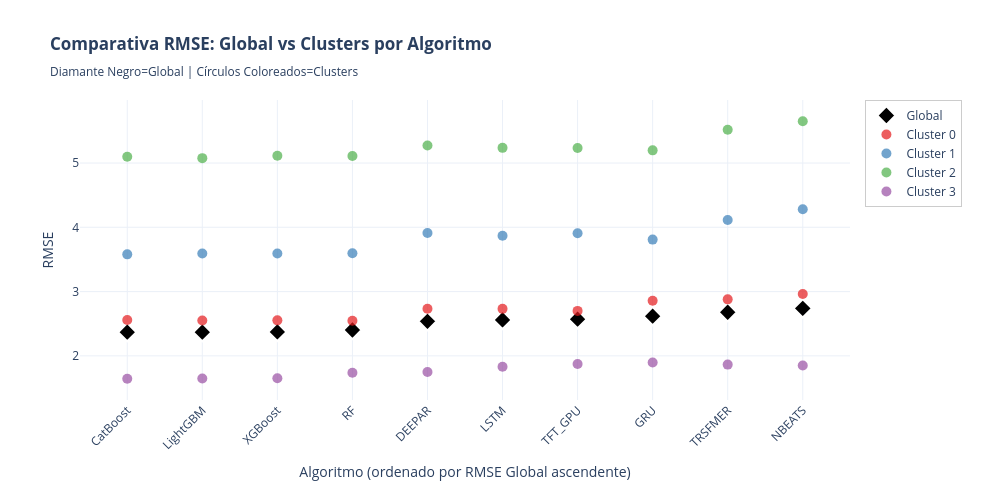

Write notebook code for a chart like this one.
### Code cell
# ============================================================================
# GRÁFICO SCATTER: ALGORITMOS vs RMSE - GLOBAL Y POR CLUSTER
# ============================================================================

print("\n" + "="*100)
print("📊 GRÁFICO SCATTER: RMSE POR ALGORITMO - GLOBAL Y CLUSTERS")
print("="*100)

import plotly.graph_objects as go
import plotly.express as px

# Algoritmos a excluir
ALGORITMOS_EXCLUIR_SCATTER = ['NAIVE', 'MEDIA7']

# 1. Obtener datos GLOBAL (NDetalle == 'Global', Cluster IS NULL)
df_global_rmse = df_resultados_consolidados[
    (df_resultados_consolidados['NDetalle'] == 'Global') &
    (df_resultados_consolidados['Cluster'].isna()) &
    (df_resultados_consolidados['Producto'].isna())
].copy()

# Filtrar algoritmos a excluir
df_global_rmse = df_global_rmse[~df_global_rmse['Algoritmo'].isin(ALGORITMOS_EXCLUIR_SCATTER)].copy()
df_global_rmse = df_global_rmse[~df_global_rmse['Algoritmo'].isin(['NAIVE', 'MEDIA7'])].copy()
df_global_rmse['Nivel'] = 'Global'

# 2. Obtener datos por CLUSTER (NDetalle == 'Global', Cluster NOT NULL)
df_cluster_rmse = df_resultados_consolidados[
    (df_resultados_consolidados['NDetalle'] == 'Global') &
    (df_resultados_consolidados['Cluster'].notna()) &
    (df_resultados_consolidados['Producto'].isna())
].copy()

# Filtrar algoritmos a excluir
df_cluster_rmse = df_cluster_rmse[~df_cluster_rmse['Algoritmo'].isin(ALGORITMOS_EXCLUIR_SCATTER)].copy()
df_cluster_rmse = df_cluster_rmse[~df_cluster_rmse['Algoritmo'].isin(['NAIVE', 'MEDIA7'])].copy()
df_cluster_rmse['Nivel'] = 'Cluster ' + df_cluster_rmse['Cluster'].astype(int).astype(str)

# Combinar datos
df_scatter_data = pd.concat([df_global_rmse, df_cluster_rmse], ignore_index=True)

# Crear figura con plotly
fig_scatter = go.Figure()

# Colores para Global y cada cluster
colores_clusters = px.colors.qualitative.Set1
color_global = 'black'

# Obtener orden de algoritmos según RMSE global (creciente)
algoritmos_ordenados = df_global_rmse.sort_values('RMSE')['Algoritmo'].unique()

# Agregar punto Global para cada algoritmo (en orden)
for algoritmo in algoritmos_ordenados:
    df_algo_global = df_global_rmse[df_global_rmse['Algoritmo'] == algoritmo]
    fig_scatter.add_trace(
        go.Scatter(
            x=df_algo_global['Algoritmo'],
            y=df_algo_global['RMSE'],
            mode='markers',
            name='Global',
            marker=dict(
                size=14,
                color=color_global,
                symbol='diamond',
                line=dict(color='white', width=2)
            ),
            showlegend=(algoritmo == algoritmos_ordenados[0]),
            hovertemplate=f'<b>{algoritmo}</b><br>Nivel: Global<br>RMSE: %{{y:.4f}}<extra></extra>'
        )
    )

# Obtener clusters únicos y asignar colores
clusters_unicos = sorted(df_cluster_rmse['Cluster'].unique())
color_map = {cluster: colores_clusters[idx % len(colores_clusters)] 
             for idx, cluster in enumerate(clusters_unicos)}

# Agregar puntos para cada cluster (usando orden de algoritmos)
for cluster in clusters_unicos:
    df_cluster_data = df_cluster_rmse[df_cluster_rmse['Cluster'] == cluster]
    
    fig_scatter.add_trace(
        go.Scatter(
            x=df_cluster_data['Algoritmo'],
            y=df_cluster_data['RMSE'],
            mode='markers',
            name=f'Cluster {int(cluster)}',
            marker=dict(
                size=10,
                color=color_map[cluster],
                symbol='circle',
                opacity=0.7
            ),
            hovertemplate=f'<b>Cluster {int(cluster)}</b><br>%{{x}}<br>RMSE: %{{y:.4f}}<extra></extra>'
        )
    )

# Configurar layout con orden de algoritmos en eje X
fig_scatter.update_layout(
    title='<b>Comparativa RMSE: Global vs Clusters por Algoritmo</b><br><sub>Diamante Negro=Global | Círculos Coloreados=Clusters</sub>',
    xaxis_title='Algoritmo (ordenado por RMSE Global ascendente)',
    yaxis_title='RMSE',
    height=500,
    width=1000,
    template='plotly_white',
    hovermode='closest',
    legend=dict(
        orientation='v',
        yanchor='top',
        y=1,
        xanchor='left',
        x=1.02,
        bgcolor='rgba(255, 255, 255, 0.8)',
        bordercolor='rgba(0, 0, 0, 0.2)',
        borderwidth=1
    ),
    xaxis=dict(
        tickangle=-45,
        categoryorder='array',
        categoryarray=list(algoritmos_ordenados)
    ),
    margin=dict(b=100, r=150)
)

fig_scatter.show()

print(f"\n✅ Gráfico generado:")
print(f"   - Algoritmos: {len(df_global_rmse['Algoritmo'].unique())} (excluidos: {', '.join(ALGORITMOS_EXCLUIR_SCATTER)})")
print(f"   - Clusters: {len(clusters_unicos)}")
print(f"   - Diamante Negro: Rendimiento Global")
print(f"   - Círculos: Rendimiento por Cluster")

### Figure 1 — Plotly figure (JSON) as saved in the notebook; plotly's stock layout.template omitted (floating-point values rounded to 4 significant figures)
{"data": [{"hovertemplate": "<b>CatBoost</b><br>Nivel: Global<br>RMSE: %{y:.4f}<extra></extra>", "marker": {"color": "black", "line": {"color": "white", "width": 2}, "size": 14, "symbol": "diamond"}, "mode": "markers", "name": "Global", "showlegend": true, "type": "scatter", "x": ["CatBoost"], "y": [2.368]}, {"hovertemplate": "<b>LightGBM</b><br>Nivel: Global<br>RMSE: %{y:.4f}<extra></extra>", "marker": {"color": "black", "line": {"color": "white", "width": 2}, "size": 14, "symbol": "diamond"}, "mode": "markers", "name": "Global", "showlegend": false, "type": "scatter", "x": ["LightGBM"], "y": [2.368]}, {"hovertemplate": "<b>XGBoost</b><br>Nivel: Global<br>RMSE: %{y:.4f}<extra></extra>", "marker": {"color": "black", "line": {"color": "white", "width": 2}, "size": 14, "symbol": "diamond"}, "mode": "markers", "name": "Global", "showlegend": false, "type": "scatter", "x": ["XGBoost"], "y": [2.372]}, {"hovertemplate": "<b>RF</b><br>Nivel: Global<br>RMSE: %{y:.4f}<extra></extra>", "marker": {"color": "black", "line": {"color": "white", "width": 2}, "size": 14, "symbol": "diamond"}, "mode": "markers", "name": "Global", "showlegend": false, "type": "scatter", "x": ["RF"], "y": [2.402]}, {"hovertemplate": "<b>DEEPAR</b><br>Nivel: Global<br>RMSE: %{y:.4f}<extra></extra>", "marker": {"color": "black", "line": {"color": "white", "width": 2}, "size": 14, "symbol": "diamond"}, "mode": "markers", "name": "Global", "showlegend": false, "type": "scatter", "x": ["DEEPAR"], "y": [2.538]}, {"hovertemplate": "<b>LSTM</b><br>Nivel: Global<br>RMSE: %{y:.4f}<extra></extra>", "marker": {"color": "black", "line": {"color": "white", "width": 2}, "size": 14, "symbol": "diamond"}, "mode": "markers", "name": "Global", "showlegend": false, "type": "scatter", "x": ["LSTM"], "y": [2.558]}, {"hovertemplate": "<b>TFT_GPU</b><br>Nivel: Global<br>RMSE: %{y:.4f}<extra></extra>", "marker": {"color": "black", "line": {"color": "white", "width": 2}, "size": 14, "symbol": "diamond"}, "mode": "markers", "name": "Global", "showlegend": false, "type": "scatter", "x": ["TFT_GPU"], "y": [2.57]}, {"hovertemplate": "<b>GRU</b><br>Nivel: Global<br>RMSE: %{y:.4f}<extra></extra>", "marker": {"color": "black", "line": {"color": "white", "width": 2}, "size": 14, "symbol": "diamond"}, "mode": "markers", "name": "Global", "showlegend": false, "type": "scatter", "x": ["GRU"], "y": [2.617]}, {"hovertemplate": "<b>TRSFMER</b><br>Nivel: Global<br>RMSE: %{y:.4f}<extra></extra>", "marker": {"color": "black", "line": {"color": "white", "width": 2}, "size": 14, "symbol": "diamond"}, "mode": "markers", "name": "Global", "showlegend": false, "type": "scatter", "x": ["TRSFMER"], "y": [2.678]}, {"hovertemplate": "<b>NBEATS</b><br>Nivel: Global<br>RMSE: %{y:.4f}<extra></extra>", "marker": {"color": "black", "line": {"color": "white", "width": 2}, "size": 14, "symbol": "diamond"}, "mode": "markers", "name": "Global", "showlegend": false, "type": "scatter", "x": ["NBEATS"], "y": [2.739]}, {"hovertemplate": "<b>Cluster 0</b><br>%{x}<br>RMSE: %{y:.4f}<extra></extra>", "marker": {"color": "rgb(228,26,28)", "opacity": 0.7, "size": 10, "symbol": "circle"}, "mode": "markers", "name": "Cluster 0", "type": "scatter", "x": ["CatBoost", "DEEPAR", "GRU", "LightGBM", "LSTM", "NBEATS", "RF", "TFT_GPU", "TRSFMER", "XGBoost"], "y": [2.557, 2.734, 2.857, 2.549, 2.732, 2.963, 2.546, 2.699, 2.879, 2.553]}, {"hovertemplate": "<b>Cluster 1</b><br>%{x}<br>RMSE: %{y:.4f}<extra></extra>", "marker": {"color": "rgb(55,126,184)", "opacity": 0.7, "size": 10, "symbol": "circle"}, "mode": "markers", "name": "Cluster 1", "type": "scatter", "x": ["CatBoost", "DEEPAR", "GRU", "LightGBM", "LSTM", "NBEATS", "RF", "TFT_GPU", "TRSFMER", "XGBoost"], "y": [3.579, 3.912, 3.809, 3.592, 3.87, 4.28, 3.596, 3.909, 4.114, 3.593]}, {"hovertemplate": "<b>Cluster 2</b><br>%{x}<br>RMSE: %{y:.4f}<extra></extra>", "marker": {"color": "rgb(77,175,74)", "opacity": 0.7, "size": 10, "symbol": "circle"}, "mode": "markers", "name": "Cluster 2", "type": "scatter", "x": ["CatBoost", "DEEPAR", "GRU", "LightGBM", "LSTM", "NBEATS", "RF", "TFT_GPU", "TRSFMER", "XGBoost"], "y": [5.098, 5.272, 5.197, 5.076, 5.236, 5.65, 5.109, 5.234, 5.519, 5.115]}, {"hovertemplate": "<b>Cluster 3</b><br>%{x}<br>RMSE: %{y:.4f}<extra></extra>", "marker": {"color": "rgb(152,78,163)", "opacity": 0.7, "size": 10, "symbol": "circle"}, "mode": "markers", "name": "Cluster 3", "type": "scatter", "x": ["CatBoost", "DEEPAR", "GRU", "LightGBM", "LSTM", "NBEATS", "RF", "TFT_GPU", "TRSFMER", "XGBoost"], "y": [1.644, 1.75, 1.897, 1.648, 1.831, 1.849, 1.736, 1.873, 1.864, 1.65]}], "layout": {"height": 500, "hovermode": "closest", "legend": {"bgcolor": "rgba(255, 255, 255, 0.8)", "bordercolor": "rgba(0, 0, 0, 0.2)", "borderwidth": 1, "orientation": "v", "x": 1.02, "xanchor": "left", "y": 1, "yanchor": "top"}, "margin": {"b": 100, "r": 150}, "title": {"text": "<b>Comparativa RMSE: Global vs Clusters por Algoritmo</b><br><sub>Diamante Negro=Global | Círculos Coloreados=Clusters</sub>"}, "width": 1000, "xaxis": {"categoryarray": ["CatBoost", "LightGBM", "XGBoost", "RF", "DEEPAR", "LSTM", "TFT_GPU", "GRU", "TRSFMER", "NBEATS"], "categoryorder": "array", "tickangle": -45, "title": {"text": "Algoritmo (ordenado por RMSE Global ascendente)"}}, "yaxis": {"title": {"text": "RMSE"}}}}
